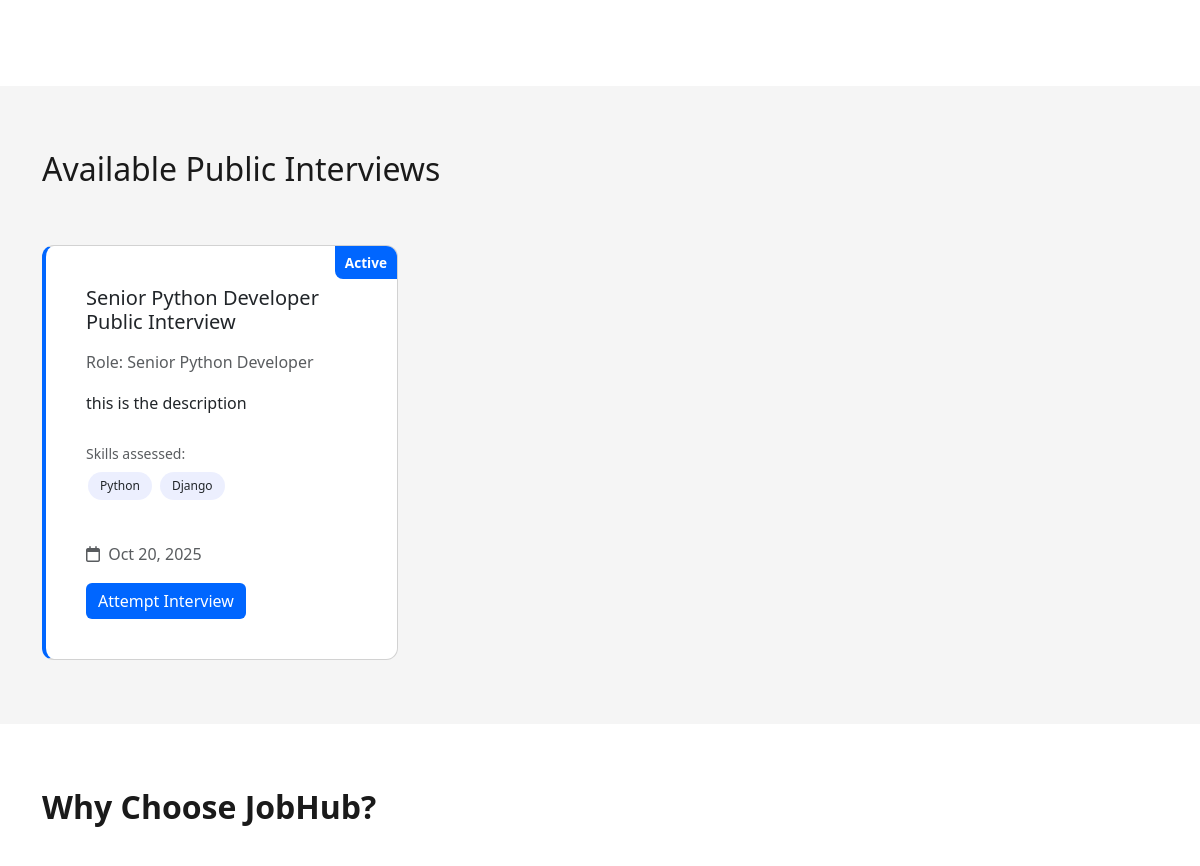
Before: / (middle part) with the older database file.
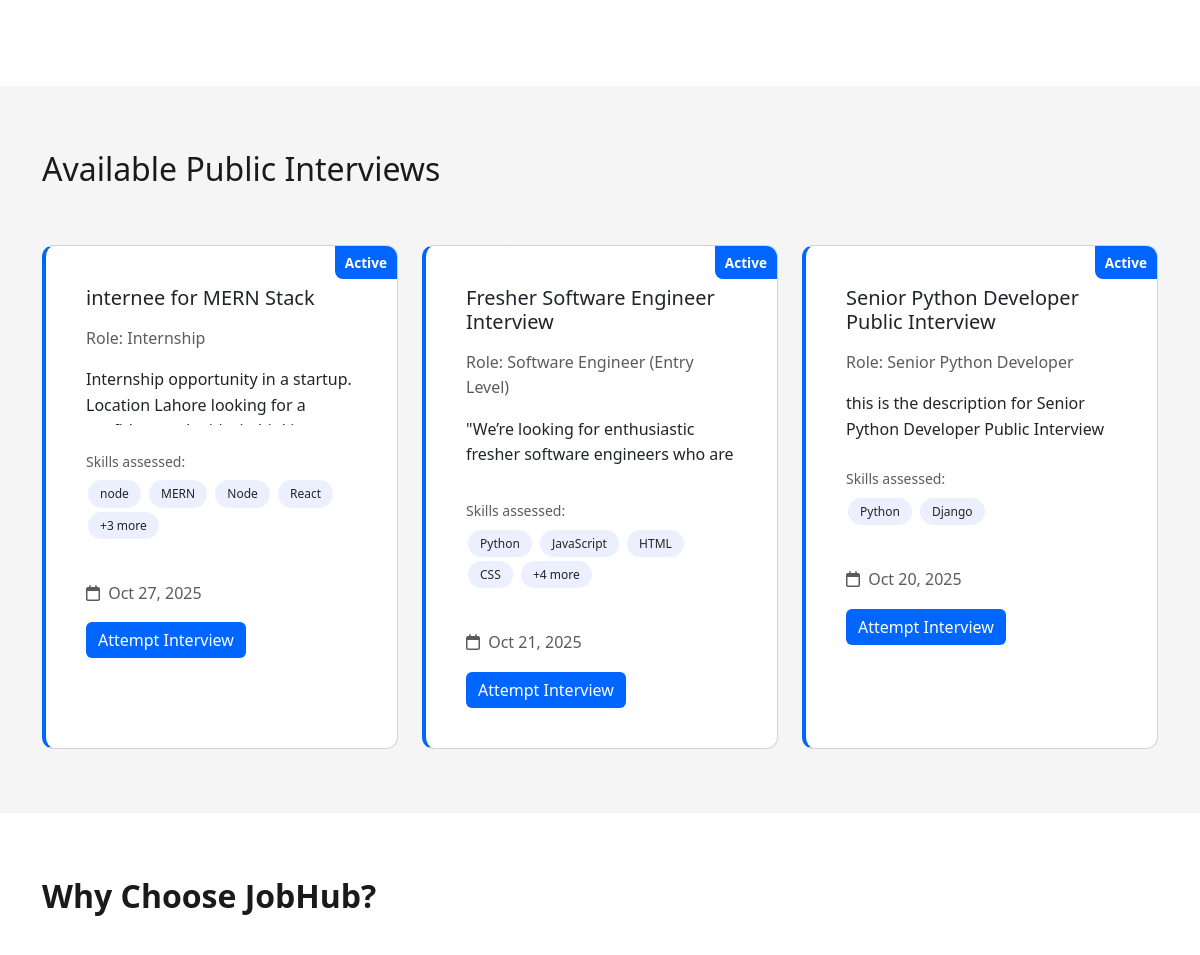
After: the same page with the newer database file.
### database/models.py (models this page shows)
class PublicInterview(Base):
    __tablename__ = "public_interviews"
    id = Column(Integer, primary_key=True, index=True)
    status = Column(Boolean, default=True)
    created_by = Column(Integer, ForeignKey("users.id"))
    title = Column(String(255), nullable=False)
    role = Column(String(256), nullable=True)
    skills = Column(JSON, nullable=True)
    description = Column(Text)
    category = Column(String(100))
    created_at = Column(DateTime, default=datetime.utcnow)
    updated_at = Column(DateTime, default=datetime.utcnow, onupdate=datetime.utcnow)
    creator = relationship("User", backref="public_interviews")
    attempts = relationship("PublicInterviewAttempt", backref="interview", lazy="select", cascade="all, delete-orphan")

### apps/dashboard/dashboard.py (the view)
@dashboard_router.get("/")
async def landing_page(request:Request, db:Session=Depends(get_db)):
    interview = db.query(PublicInterview).order_by(PublicInterview.created_at.desc()).all()
    return templates.TemplateResponse("landingpage.html", {"request":request, "public_interviews":interview})

### templates/landingpage.html (shortened to what this page needs)
<!DOCTYPE html>
<html lang="en">
<head>
    <link href="https://cdn.jsdelivr.net/npm/bootstrap@5.3.0/dist/css/bootstrap.min.css" rel="stylesheet">
    <link rel="stylesheet" href="https://cdnjs.cloudflare.com/ajax/libs/font-awesome/6.4.0/css/all.min.css">
</head>
<body>
    <section class="features" id="features">
        <div class="container">
            <div class="row">
            </div>
        </div>
    </section>
    <section class="public-interviews" id="interviews">
        <div class="container">
            <div class="section-title">
                <h2>Available Public Interviews</h2>
            </div>
            <div class="row g-4">
                {% if public_interviews %}
                {% for interview in public_interviews %}
                <div class="col-lg-4 col-md-6">
                    <div class="card interview-card h-100">
                        {% if interview.status %}
                        <div class="interview-badge">Active</div>
                        {% else %}
                        <div class="interview-badge" style="background: #6c757d;">Closed</div>
                        {% endif %}
                        <div class="card-body p-4">
                            <h5 class="card-title">{{ interview.title }}</h5>
                            <p class="text-muted mb-2">Role: {{ interview.role or "Not specified" }}</p>
                            <p class="card-text">{{ interview.description}}</p>
                            {% if interview.skills %}
                            <div class="mb-3">
                                <small class="text-muted">Skills assessed:</small>
                                <div class="mt-1">
                                    {% for skill in interview.skills[:4] %}
                                    <span class="skills-tag">{{ skill }}</span>
                                    {% endfor %}
                                    {% if interview.skills|length > 4 %}
                                    <span class="skills-tag">+{{ interview.skills|length - 4 }} more</span>
                                    {% endif %}
                                </div>
                            </div>
                            {% endif %}
                            <div class=" mt-3">
                                <p class="text-muted">
                                    <i class="far fa-calendar me-1"></i>
                                    {{ interview.created_at.strftime('%b %d, %Y') }}
                                </p>
                                {% if interview.status %}
                                <a href="{{ url_for('public_interview_detail', interview_id=interview.id) }}"
                                    class="btn btn-attempt">
                                    Attempt Interview
                                </a>
                                {% else %}
                                <button class="btn btn-attempt" disabled>
                                    Interview Closed
                                </button>
                                {% endif %}
                            </div>
                        </div>
                    </div>
                </div>
                {% endfor %}
                {% else %}
                <div class="col-12 text-center py-5">
                    <p class="text-muted">No public interviews available at the moment. Check back soon!</p>
                </div>
                {% endif %}
            </div>
        </div>
    </section>
    <section class="why-choose-us" id="why">
        <div class="container">
            <h2 class="section-title" style="margin-bottom: 3rem;">Why Choose JobHub?</h2>
        </div>
    </section>
</body>
</html>

Changed rows visible on the page:
added PublicInterview: status "Active", title "internee for MERN Stack", role "Internship", description "Internship opportunity in a startup. Location Lahore looking for a…", 4 "node" "MERN" "Node" "React", skills|length "3", created_at "Oct 27, 2025"
added PublicInterview: status "Active", title "Fresher Software Engineer Interview", role "Software Engineer (Entry Level)", description "\"We’re looking for enthusiastic fresher software engineers who are…", 4 "Python" "JavaScript" "HTML" "CSS", skills|length "4", created_at "Oct 21, 2025"
changed PublicInterview "Senior Python Developer Public Interview": description "this is the description" → "this is the description for Senior Python Developer Public Interview"
